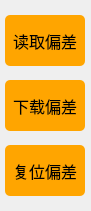
    <widget class="QWidget" name="widget_2" native="true">
     <property name="geometry">
      <rect>
       <x>492</x>
       <y>360</y>
       <width>91</width>
       <height>211</height>
      </rect>
     </property>
     <property name="font">
      <font>
       <family>Arial</family>
       <pointsize>11</pointsize>
      </font>
     </property>
     <property name="styleSheet">
      <string notr="true">#widget_2 {border:1px solid #242424;
border-color: rgb(200, 200, 200);}</string>
     </property>
     <widget class="QPushButton" name="Button_ReadDeviation">
      <property name="geometry">
       <rect>
        <x>5</x>
        <y>15</y>
        <width>80</width>
        <height>51</height>
       </rect>
      </property>
      <property name="font">
       <font>
        <family>黑体</family>
        <pointsize>12</pointsize>
       </font>
      </property>
      <property name="styleSheet">
       <string notr="true">QPushButton{background-color: rgb(255, 165, 0);}
QPushButton:hover{background-color:  rgb(255, 210, 0);}
QPushButton{border-radius:5px;}</string>
      </property>
      <property name="text">
       <string>读取偏差</string>
      </property>
     </widget>
     <widget class="QPushButton" name="Button_DownloadDeviation">
      <property name="geometry">
       <rect>
        <x>5</x>
        <y>80</y>
        <width>80</width>
        <height>51</height>
       </rect>
      </property>
      <property name="font">
       <font>
        <family>黑体</family>
        <pointsize>12</pointsize>
       </font>
      </property>
      <property name="styleSheet">
       <string notr="true">QPushButton{background-color: rgb(255, 165, 0);}
QPushButton:hover{background-color:  rgb(255, 210, 0);}
QPushButton{border-radius:5px;}</string>
      </property>
      <property name="text">
       <string>下载偏差</string>
      </property>
     </widget>
     <widget class="QPushButton" name="Button_ReSetDev">
      <property name="geometry">
       <rect>
        <x>5</x>
        <y>145</y>
        <width>80</width>
        <height>51</height>
       </rect>
      </property>
      <property name="font">
       <font>
        <family>黑体</family>
        <pointsize>12</pointsize>
       </font>
      </property>
      <property name="styleSheet">
       <string notr="true">QPushButton{background-color: rgb(255, 165, 0);}
QPushButton:hover{background-color:  rgb(255, 210, 0);}
QPushButton{border-radius:5px;}</string>
      </property>
      <property name="text">
       <string>复位偏差</string>
      </property>
     </widget>
    </widget>
